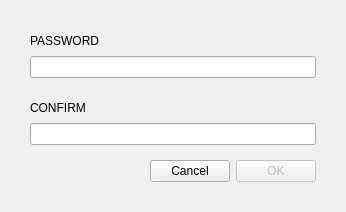
<?xml version="1.0" encoding="UTF-8"?>
<ui version="4.0">
 <class>NewPasswordDialog</class>
 <widget class="QDialog" name="NewPasswordDialog">
  <property name="geometry">
   <rect>
    <x>0</x>
    <y>0</y>
    <width>346</width>
    <height>212</height>
   </rect>
  </property>
  <property name="sizePolicy">
   <sizepolicy hsizetype="Fixed" vsizetype="Fixed">
    <horstretch>0</horstretch>
    <verstretch>0</verstretch>
   </sizepolicy>
  </property>
  <property name="minimumSize">
   <size>
    <width>346</width>
    <height>212</height>
   </size>
  </property>
  <property name="maximumSize">
   <size>
    <width>346</width>
    <height>212</height>
   </size>
  </property>
  <property name="windowTitle">
   <string>Enter password</string>
  </property>
  <layout class="QGridLayout" name="gridLayout">
   <property name="leftMargin">
    <number>30</number>
   </property>
   <property name="topMargin">
    <number>30</number>
   </property>
   <property name="rightMargin">
    <number>30</number>
   </property>
   <property name="bottomMargin">
    <number>30</number>
   </property>
   <property name="verticalSpacing">
    <number>5</number>
   </property>
   <item row="0" column="0" colspan="4">
    <widget class="QLabel" name="m_passwordTextLabel">
     <property name="sizePolicy">
      <sizepolicy hsizetype="Maximum" vsizetype="Preferred">
       <horstretch>0</horstretch>
       <verstretch>0</verstretch>
      </sizepolicy>
     </property>
     <property name="styleSheet">
      <string notr="true">[errorState=&quot;true&quot;] {
  color: #ef3131;
}</string>
     </property>
     <property name="text">
      <string>PASSWORD</string>
     </property>
    </widget>
   </item>
   <item row="1" column="0" colspan="4">
    <widget class="QLineEdit" name="m_passwordEdit">
     <property name="sizePolicy">
      <sizepolicy hsizetype="Expanding" vsizetype="Fixed">
       <horstretch>0</horstretch>
       <verstretch>0</verstretch>
      </sizepolicy>
     </property>
     <property name="styleSheet">
      <string notr="true">[errorState=&quot;true&quot;] {
  border-color: #ef3131;
}</string>
     </property>
     <property name="echoMode">
      <enum>QLineEdit::Password</enum>
     </property>
    </widget>
   </item>
   <item row="7" column="0">
    <spacer name="horizontalSpacer">
     <property name="orientation">
      <enum>Qt::Horizontal</enum>
     </property>
     <property name="sizeHint" stdset="0">
      <size>
       <width>138</width>
       <height>20</height>
      </size>
     </property>
    </spacer>
   </item>
   <item row="6" column="0" colspan="4">
    <spacer name="verticalSpacer">
     <property name="orientation">
      <enum>Qt::Vertical</enum>
     </property>
     <property name="sizeType">
      <enum>QSizePolicy::Fixed</enum>
     </property>
     <property name="sizeHint" stdset="0">
      <size>
       <width>20</width>
       <height>10</height>
      </size>
     </property>
    </spacer>
   </item>
   <item row="7" column="1">
    <widget class="WalletGui::WalletCancelButton" name="m_cancelButton">
     <property name="text">
      <string>Cancel</string>
     </property>
    </widget>
   </item>
   <item row="2" column="0" colspan="4">
    <spacer name="verticalSpacer_2">
     <property name="orientation">
      <enum>Qt::Vertical</enum>
     </property>
     <property name="sizeType">
      <enum>QSizePolicy::Fixed</enum>
     </property>
     <property name="sizeHint" stdset="0">
      <size>
       <width>20</width>
       <height>15</height>
      </size>
     </property>
    </spacer>
   </item>
   <item row="7" column="2" colspan="2">
    <widget class="WalletGui::WalletOkButton" name="m_okButton">
     <property name="enabled">
      <bool>false</bool>
     </property>
     <property name="text">
      <string>OK</string>
     </property>
     <property name="default">
      <bool>true</bool>
     </property>
    </widget>
   </item>
   <item row="5" column="0" colspan="4">
    <widget class="QLineEdit" name="m_passwordConfirmationEdit">
     <property name="styleSheet">
      <string notr="true">[errorState=&quot;true&quot;] {
  border-color: #ef3131;
}</string>
     </property>
     <property name="echoMode">
      <enum>QLineEdit::Password</enum>
     </property>
    </widget>
   </item>
   <item row="4" column="0" colspan="4">
    <widget class="QLabel" name="m_passwordConfirmationTextLabel">
     <property name="sizePolicy">
      <sizepolicy hsizetype="Maximum" vsizetype="Preferred">
       <horstretch>0</horstretch>
       <verstretch>0</verstretch>
      </sizepolicy>
     </property>
     <property name="styleSheet">
      <string notr="true">[errorState=&quot;true&quot;] {
  color: #ef3131;
}</string>
     </property>
     <property name="text">
      <string>CONFIRM</string>
     </property>
    </widget>
   </item>
  </layout>
 </widget>
 <customwidgets>
  <customwidget>
   <class>WalletGui::WalletOkButton</class>
   <extends>QPushButton</extends>
   <header>Gui/Common/WalletOkButton.h</header>
  </customwidget>
  <customwidget>
   <class>WalletGui::WalletCancelButton</class>
   <extends>QPushButton</extends>
   <header>Gui/Common/WalletCancelButton.h</header>
  </customwidget>
 </customwidgets>
 <tabstops>
  <tabstop>m_passwordEdit</tabstop>
  <tabstop>m_passwordConfirmationEdit</tabstop>
  <tabstop>m_okButton</tabstop>
 </tabstops>
 <resources/>
 <connections>
  <connection>
   <sender>m_okButton</sender>
   <signal>clicked()</signal>
   <receiver>NewPasswordDialog</receiver>
   <slot>accept()</slot>
   <hints>
    <hint type="sourcelabel">
     <x>147</x>
     <y>102</y>
    </hint>
    <hint type="destinationlabel">
     <x>147</x>
     <y>63</y>
    </hint>
   </hints>
  </connection>
  <connection>
   <sender>m_cancelButton</sender>
   <signal>clicked()</signal>
   <receiver>NewPasswordDialog</receiver>
   <slot>reject()</slot>
   <hints>
    <hint type="sourcelabel">
     <x>241</x>
     <y>102</y>
    </hint>
    <hint type="destinationlabel">
     <x>147</x>
     <y>63</y>
    </hint>
   </hints>
  </connection>
  <connection>
   <sender>m_passwordEdit</sender>
   <signal>textChanged(QString)</signal>
   <receiver>NewPasswordDialog</receiver>
   <slot>checkPassword(QString)</slot>
   <hints>
    <hint type="sourcelabel">
     <x>206</x>
     <y>25</y>
    </hint>
    <hint type="destinationlabel">
     <x>168</x>
     <y>64</y>
    </hint>
   </hints>
  </connection>
  <connection>
   <sender>m_passwordConfirmationEdit</sender>
   <signal>textChanged(QString)</signal>
   <receiver>NewPasswordDialog</receiver>
   <slot>checkPassword(QString)</slot>
   <hints>
    <hint type="sourcelabel">
     <x>206</x>
     <y>64</y>
    </hint>
    <hint type="destinationlabel">
     <x>168</x>
     <y>64</y>
    </hint>
   </hints>
  </connection>
 </connections>
 <slots>
  <slot>checkPassword(QString)</slot>
 </slots>
</ui>
